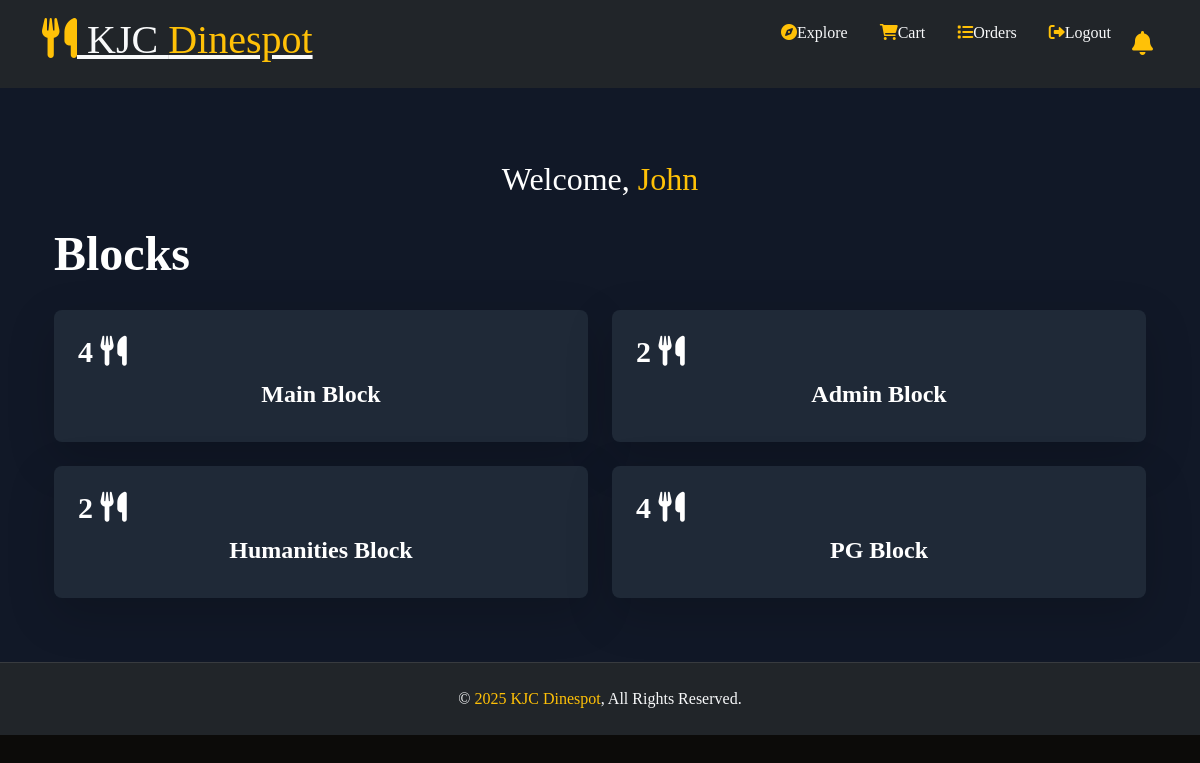
Screenshot of /user_dashboard/ (signed in) with the database file from the repository.
### main/models.py (models this page shows, shortened)
class User(models.Model):
    ROLE_CHOICES = [
        ('user', 'User'),
        ('caterer', 'Caterer'),
        ('admin', 'Admin'),
    ]
    name = models.CharField(max_length=255)
    email = models.EmailField(unique=True)
    password = models.CharField(max_length=255)  # Consider using Django's authentication system
    role = models.CharField(max_length=10, choices=ROLE_CHOICES)
    phone = models.CharField(max_length=15, null=True, blank=True)
    USERNAME_FIELD = 'email'  # Specify the field to be used for login (email in this case)
    REQUIRED_FIELDS = ['password']

class Block(models.Model):
    block_name = models.CharField(max_length=255)
    description = models.TextField(blank=True, null=True)

### main/views.py (the view)
# urls.py: path('user_dashboard/', views.user_dashboard, name='user_dashboard'),
def user_dashboard(request):
    user_id = request.session.get('user_id')
    if not user_id:
        return redirect('main:login')
    user = get_object_or_404(User, pk=user_id)
    blocks = Block.objects.all()
    return render(request, 'user_dashboard.html', {'user': user, 'blocks': blocks})

### canteenapp/templates/user_dashboard.html (shortened to what this page needs)
{% extends 'block_list.html' %}
{% load static %}
{% block content %}
<section class="py-16 bg-gray-900">
  <section class="container mx-auto font-serif px-6">
<div class="container mt-2">
  <h2 class="text-center mb-4">Welcome, <span class="text-warning">{{ user.name }}</span></h2>
  <h1 class="text-5xl font-semibold mb-8 mt-8">Blocks</h1>
  <div class="grid grid-cols-2 md:grid-cols-2 gap-6">
        {% for block in blocks %}
        <a class="accordion-button collapsed no-underline " href="{% url 'block_canteens' block.id %}" aria-expanded="false" aria-controls="collapse{{ block.id }}">
        <div class="p-6 w-100 bg-gray-800 rounded-lg shadow-lg tranition duration-300 ease-in-out transform hover:scale-105 hover:bg-yellow-400">
          <h5 class="text-3xl font-bold text-yellow-950 mb-2" id="heading{{ block.id }}">{{ block.canteens.count }} <i class="fas fa-utensils"></i></h5>
            <h4 class="text-2xl font-semibold text-center mb-2">
              {{ block.block_name }}
          </h4>
        </div></a>
        {% endfor %}
      </div>
    </div>
</section>
{% endblock %}

### static/css/style.css (style rules this page uses)
body { font-family: 'Playfair Display', serif; background-color: #0c0b09; background-size: cover; color: #fff; margin: 0; width: 100%; height: 100vh; }

### rows the page displays
User: name "John"
Block: canteens.count "4", block_name "Main Block"
Block: canteens.count "2", block_name "Admin Block"
Block: canteens.count "2", block_name "Humanities Block"
Block: canteens.count "4", block_name "PG Block"
